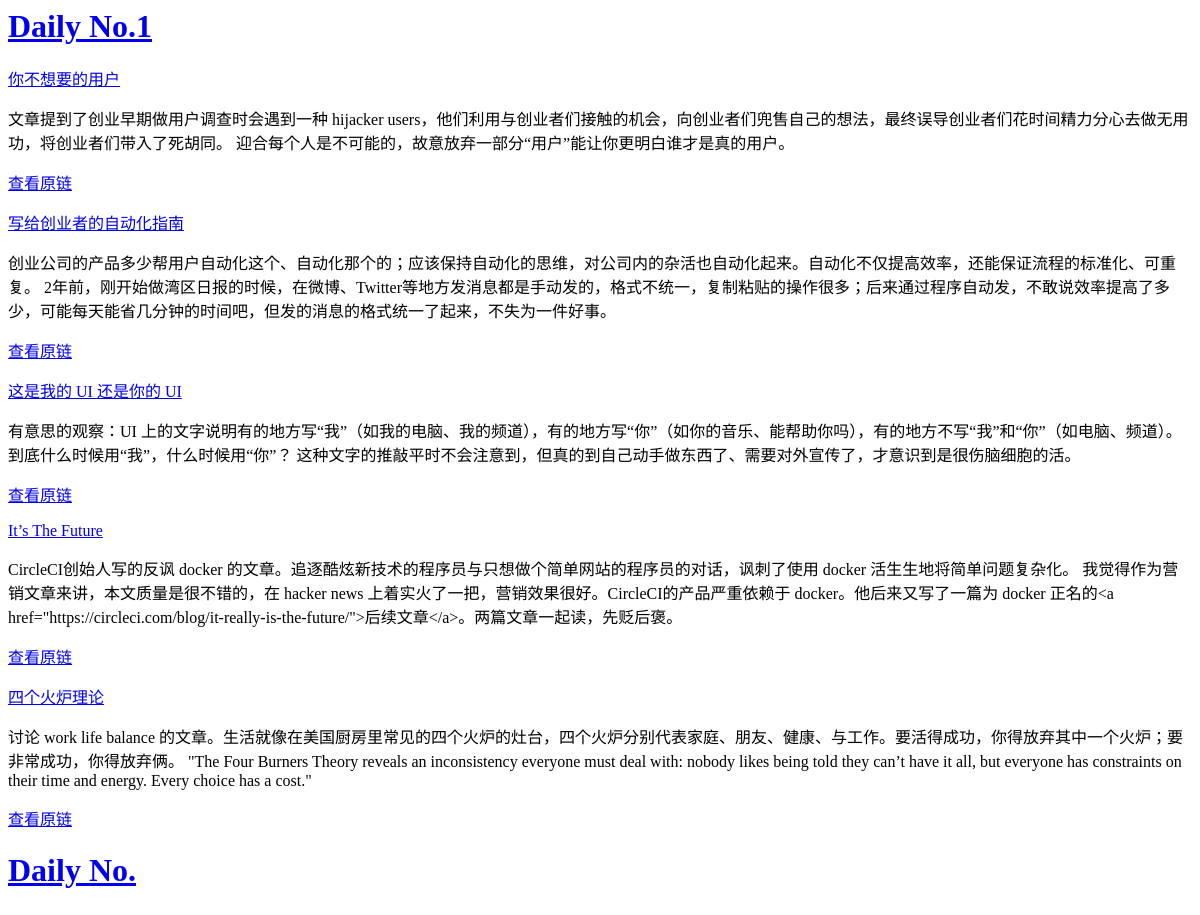
Page /x/1 on the earlier database version.
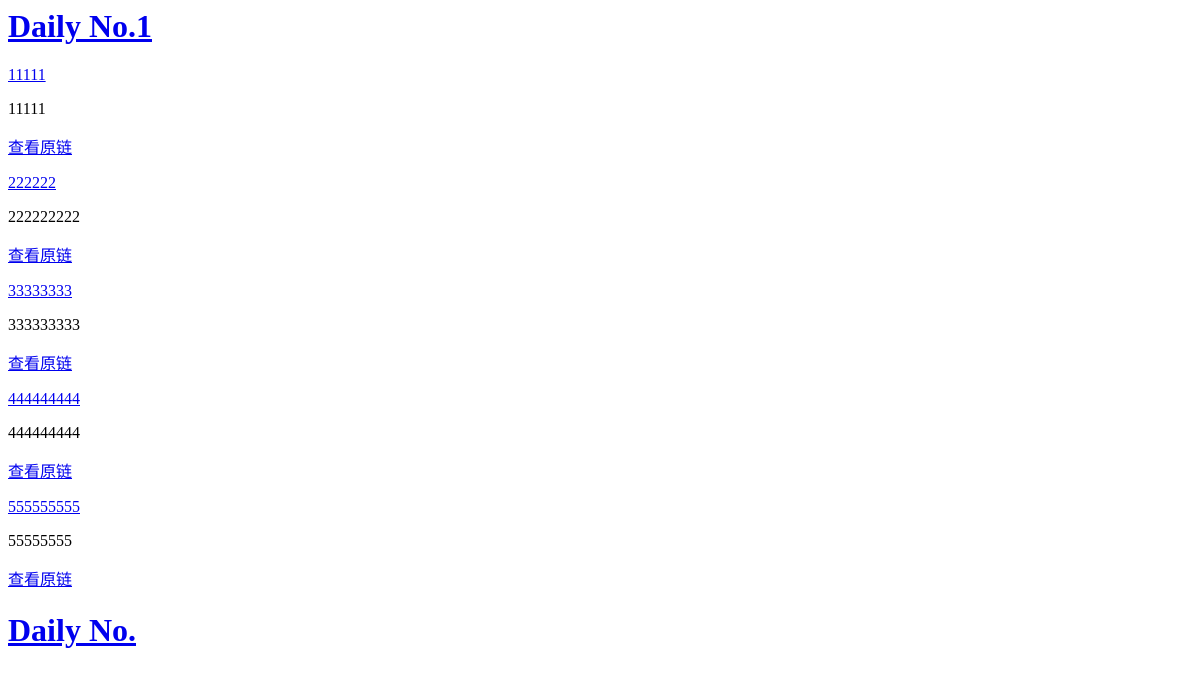
Same page on the later database version.
### ribao/models.py (models this page shows, shortened)
class Article(models.Model):
    STATUS_CHOICE=(
    ('0','pending'),
    ('1','published'),
    )
    raw_url = models.CharField(max_length=200)
    title = models.CharField(max_length=200)
    date_add = models.DateTimeField(auto_now=True)
    comment = models.TextField(blank=True)
    daily = models.ForeignKey(Daily, null=True, blank=True)
    category = models.ManyToManyField(Category,blank=True)

class Daily(models.Model):
    STATUS_CHOICE=(
    ('0','unpulblished'),
    ('1','published'),
    )
    date_add = models.DateTimeField(auto_now=True)
    status = models.CharField(max_length=2, choices=STATUS_CHOICE,default='0')

### ribao/views.py (the view)
# urls.py: url(r'^x/(\d+)', views.dailyhomepage),
def dailyhomepage(request,page='1'):
    CURRENT_URL = request.path
    PREVIOUS_URL = CURRENT_URL.replace(page,str(int(page)-1))
    NEXT_URL = CURRENT_URL.replace(page,str(int(page)+1))
    page = int(page)
    DAILY_LIST=[]
    ARTICLE_LIST=[]
    for d_num in range(page * 4 - 3, page * 4 + 1):
        if not page==1:
            index = (d_num) % (page * 4 - 3)
        if page==1:
            index = d_num - 1
        try:
            DAILY_LIST.append(Daily.objects.get(pk=d_num))
            ARTICLE_LIST.append([])
        except:
            flag=0
            return render_to_response('dhome.html',{'flag':flag, 'd_num':d_num,'PREVIOUS_URL':PREVIOUS_URL, 'NEXT_URL':NEXT_URL, 'page':page, 'DAILY_LIST':DAILY_LIST, 'ARTICLE_LIST':ARTICLE_LIST})
        ARTICLE_LIST[index] = Article.objects.filter(daily=Daily.objects.get(pk=d_num))
    return render_to_response('dhome.html',{'flag':flag, 'd_num':d_num,'PREVIOUS_URL':PREVIOUS_URL, 'NEXT_URL':NEXT_URL, 'page':page, 'DAILY_LIST':DAILY_LIST, 'ARTICLE_LIST':ARTICLE_LIST})

### ribao/templates/dhome.html (shortened to what this page needs)
<html>
<body>
{%for A_LIST in ARTICLE_LIST%}
  <h1><a href="/d/{{A_LIST.0.daily.pk}}/">Daily No.{{A_LIST.0.daily.pk}}</a></h1>
    {%for article in A_LIST%}
    <p><a href="/a/{{article.pk}}">{{article.title}}</a><p>
    <p>{{article.comment}}<p>
    <a href="{{article.raw_url}}">查看原链</a>
    {%endfor%}
{%endfor%}
</body>
</html>

Differences in the rows shown:
removed Article: daily "1", title "你不想要的用户", comment "文章提到了创业早期做用户调查时会遇到一种 hijacker users，他们利用与创业者们接触的机会，向创业者们兜售自己的想法，最终误导创业者们花时间精力分心去做无用功，将创业者们带入了死胡同。 迎合每个人是不可能的，故意放弃一部分“用户”能让你更明白谁才是真的用户。"
removed Article: title "写给创业者的自动化指南", comment "创业公司的产品多少帮用户自动化这个、自动化那个的；应该保持自动化的思维，对公司内的杂活也自动化起来。自动化不仅提高效率，还能保证流程的标准化、可重复。 2年前，刚开始做湾区日报的时候，在微博、Twitter等地方发消息都是手动发的，格式不统一，复制粘贴的操作很多；后来通过程序自动发，不敢说效率提高了多少，可能每天能省几分钟的时间吧，但发的消息的格式统一了起来，不失为一件好事。"
removed Article: title "这是我的 UI 还是你的 UI", comment "有意思的观察：UI 上的文字说明有的地方写“我”（如我的电脑、我的频道），有的地方写“你”（如你的音乐、能帮助你吗），有的地方不写“我”和“你”（如电脑、频道）。到底什么时候用“我”，什么时候用“你”？ 这种文字的推敲平时不会注意到，但真的到自己动手做东西了、需要对外宣传了，才意识到是很伤脑细胞的活。"
removed Article: title "It’s The Future", comment "CircleCI创始人写的反讽 docker 的文章。追逐酷炫新技术的程序员与只想做个简单网站的程序员的对话，讽刺了使用 docker 活生生地将简单问题复杂化。 我觉得作为营销文章来讲，本文质量是很不错的，在 hacker news 上着实火了一把，营销效果很好。CircleCI的产品严重依赖于 docker。他后来又写了一篇为 docker 正名的<a href=\"https://circleci.com/blog/it-really-is-the-future/\">后续文章</a>。两篇文章一起读，先贬后褒。"
removed Article: title "四个火炉理论", comment "讨论 work life balance 的文章。生活就像在美国厨房里常见的四个火炉的灶台，四个火炉分别代表家庭、朋友、健康、与工作。要活得成功，你得放弃其中一个火炉；要非常成功，你得放弃俩。 \"The Four Burners Theory reveals an inconsistency everyone must deal with: nobody likes being told they can’t have it all, but everyone has constraints on their time and energy. Every choice has a cost.\""
added Article: daily "1", title "11111", comment "11111"
added Article: title "222222", comment "222222222"
added Article: title "33333333", comment "333333333"
added Article: title "444444444", comment "444444444"
added Article: title "555555555", comment "55555555"
